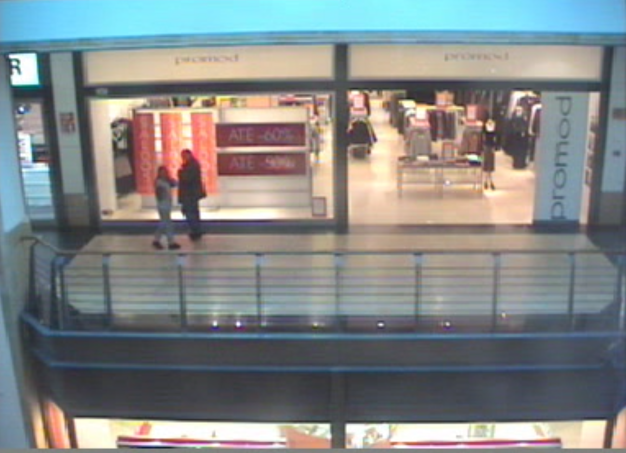
#> input picture People_In_Danger_Zone_Detection_(Railway)/Images_Dataset_(509)/3_persons_walking_in_the_corridor_5/1.png, 1251 x 906 px, found by its file name (shown at 1/2 size); its folder holds only this picture in this run
$ python resize_script.py   (older library calls are emulated)
#> lines starting #> are read from the running program, lines starting #| are printed output that depends on the picture

from PIL import Image
import os, sys


# file:///media/yomna/New%20Volume/DEBI/uOttawa/CV/Railway/Images/3_persons_walking_in_the_corridor_5

path = "Images/3_persons_walking_in_the_corridor_5"
dirs = os.listdir( path )

# print('/')

for item in dirs:
        img_path= path+'/'+item
        if os.path.isfile(img_path):

            im = Image.open(img_path)
#> im is the input picture: PIL image 1251x906 RGBA; mean R, G, B, A 131.2, 135.1, 135.2, 255
            #f, e = os.path.splitext(img_path)
            imResize = im.resize((40,30), Image.ANTIALIAS)
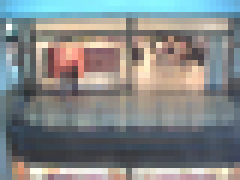
#> imResize: PIL image 40x30 RGBA (shown 6 times larger); mean R, G, B, A 131.3, 135.1, 135.2, 255
            imResize.save('Images_Resized/3_persons_walking_in_the_corridor_5_resized/' + str(item))
            print(imResize.size)
#| (40, 30)
